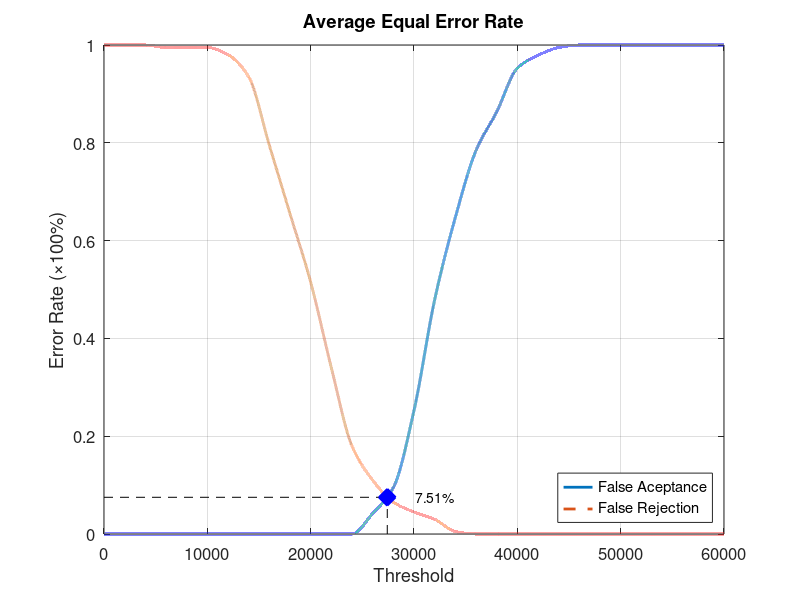
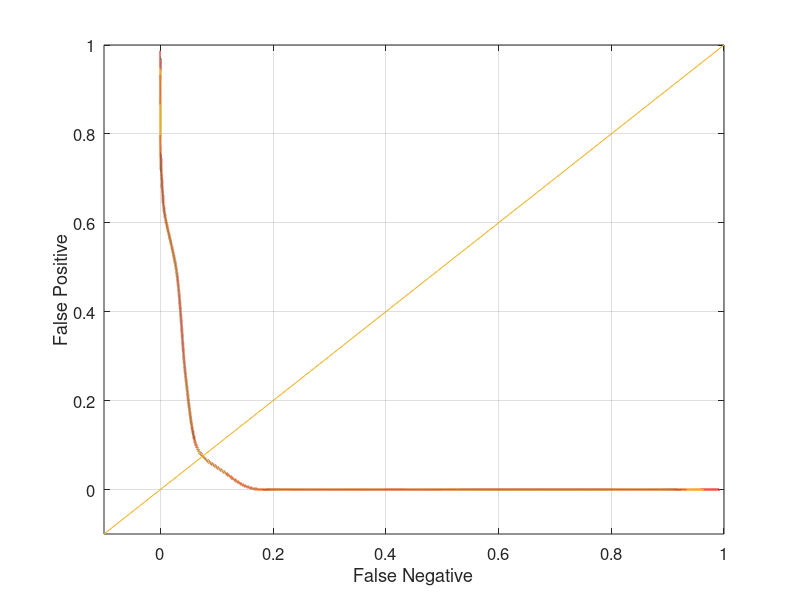

The MATLAB script that drew these images, in order:
function yEER = Database2_1
close all;
clear;
clc;
x = 0:2000:60000;
xq = 0:0.5:60000;

y0 = [0 0 0 0 0 0 0 0 0 0 0 0 0 0.0421053 0.0947368 0.252632 0.478947 0.647368 0.784211 0.863158 0.952632 0.978947 0.994737 1 1 1 1 1 1 1 1];
yy0 = interp1(x, y0, xq, 'pchip');
y1 = [1 1 1 0.995 0.995 0.995 0.98 0.935 0.795 0.655 0.515 0.34 0.18 0.11 0.065 0.045 0.03 0.005 0 0 0 0 0 0 0 0 0 0 0 0 0];
yy1 = interp1(x, y1, xq, 'pchip');

% Calculating EER: 
y2 = abs(y0 - y1);
find(y2 == min(y2))
yy2 = abs(yy0 - yy1);
xEER = find(yy2 == min(yy2));
xEERIndex = xq(xEER) % X-axis EER
yEER = yy0(xEER) % Y-axis EER

main = figure
plot(xq, yy0,'-','LineWidth', 2);	hold on
plot(xq, yy1,'--','LineWidth', 2);	hold on
plot([xEERIndex xEERIndex], [0 yEER], 'k--');	hold on
plot([0 xEERIndex], [yEER yEER], 'k--');	hold on
plot(xEERIndex, yEER, 'bx', 'LineWidth', 10);	hold on
text(xEERIndex + 10 * xEERIndex / 100, yEER, [num2str(round((10000 * yEER)) / 100) '%'])
legend('False Aceptance', 'False Rejection', 'Location', 'SouthEast')
xlabel('Threshold')
ylabel('Error Rate (\times100%)')
title('Average Equal Error Rate')
set(gca, 'FontSize', 12)
axis([0 60000 0 1])
grid on

print(main, 'Database2_1Main', '-dpng');
FNRxFPR = figure('Color', [1 1 1]);
plot(yy1, yy0, '-', yy1, yy0, 'LineWidth', 2);
hold on
y = -0.1:0.1:1
plot(y, y); 
set(gca, 'FontSize', 12)
xlabel('False Negative')
ylabel('False Positive')
axis([-0.1 1 -0.1 1])
set(gca, 'FontSize', 12)
grid on

print(FNRxFPR, 'Database2_1FNRxFPR','-dpng');
end
